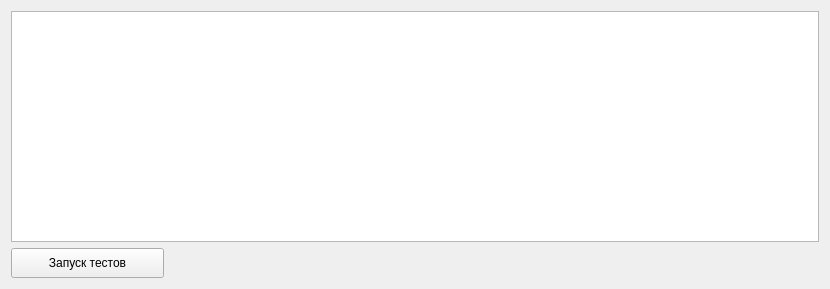
<?xml version="1.0" encoding="UTF-8"?>
<ui version="4.0">
 <class>testUnitFrame</class>
 <widget class="QFrame" name="testUnitFrame">
  <property name="geometry">
   <rect>
    <x>0</x>
    <y>0</y>
    <width>830</width>
    <height>289</height>
   </rect>
  </property>
  <property name="windowTitle">
   <string>Frame</string>
  </property>
  <layout class="QVBoxLayout" name="verticalLayout">
   <item>
    <widget class="QTextEdit" name="testLogTEdit">
     <property name="readOnly">
      <bool>true</bool>
     </property>
     <property name="html">
      <string>&lt;!DOCTYPE HTML PUBLIC &quot;-//W3C//DTD HTML 4.0//EN&quot; &quot;http://www.w3.org/TR/REC-html40/strict.dtd&quot;&gt;
&lt;html&gt;&lt;head&gt;&lt;meta name=&quot;qrichtext&quot; content=&quot;1&quot; /&gt;&lt;style type=&quot;text/css&quot;&gt;
p, li { white-space: pre-wrap; }
&lt;/style&gt;&lt;/head&gt;&lt;body style=&quot; font-family:'MS Shell Dlg 2'; font-size:7.8pt; font-weight:400; font-style:normal;&quot;&gt;
&lt;p style=&quot;-qt-paragraph-type:empty; margin-top:0px; margin-bottom:0px; margin-left:0px; margin-right:0px; -qt-block-indent:0; text-indent:0px; font-size:12pt;&quot;&gt;&lt;br /&gt;&lt;/p&gt;&lt;/body&gt;&lt;/html&gt;</string>
     </property>
    </widget>
   </item>
   <item>
    <layout class="QHBoxLayout" name="horizontalLayout">
     <item>
      <widget class="QPushButton" name="testLaunchPButton">
       <property name="minimumSize">
        <size>
         <width>153</width>
         <height>30</height>
        </size>
       </property>
       <property name="text">
        <string>Запуск тестов</string>
       </property>
      </widget>
     </item>
     <item>
      <spacer name="horizontalSpacer">
       <property name="orientation">
        <enum>Qt::Horizontal</enum>
       </property>
       <property name="sizeHint" stdset="0">
        <size>
         <width>40</width>
         <height>20</height>
        </size>
       </property>
      </spacer>
     </item>
    </layout>
   </item>
  </layout>
 </widget>
 <resources/>
 <connections/>
</ui>
